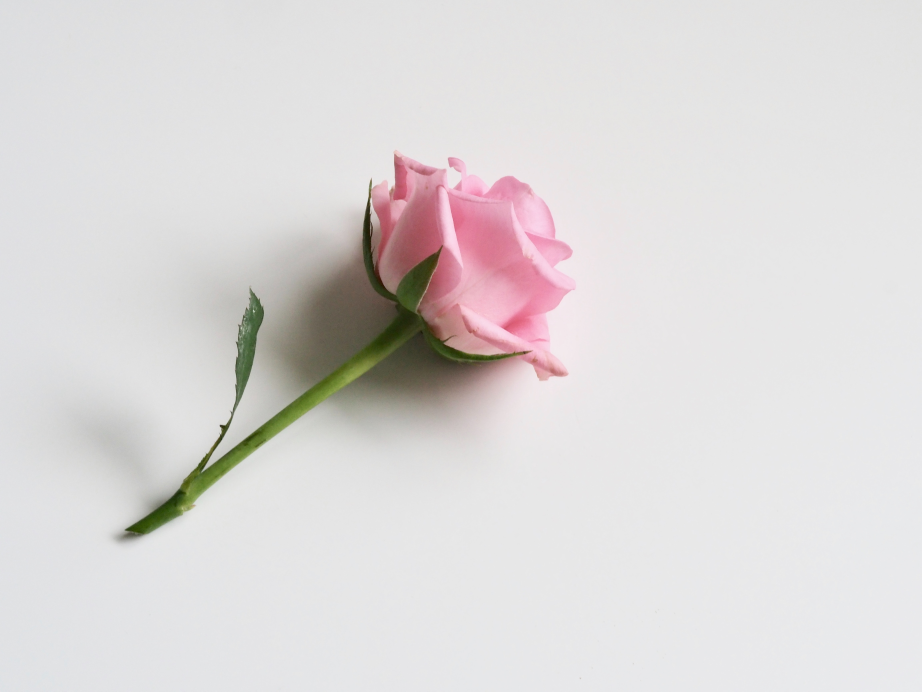
#> input picture computer-vision/images/rose.jpg, 4608 x 3456 px (shown at 1/5 size)
$ jupyter execute --allow-errors modern_ciphers.ipynb
#> lines starting #> are read from the running program, lines starting #| are printed output that depends on the picture
### cyber-security/module/stream_cipher.py
from random import Random
from secrets import randbelow
""" For illustration purposes, we simply use the random package with a fixed seed to simulate a bitstream """
""" However, for secure implementation, one should use a cryptographically secure generator instead """
class StreamCipher:
    def __init__(self, seed):
        self.key = seed

    def __repr__(self):
        return f'StreamCipher(key={self.key})'

    def encrypt(self, message_bytes, iv=None):
        if iv is None:
            iv = randbelow(1000_000)

        keystream_generator = Random(self.key ^ iv)
        random_bytes = keystream_generator.randbytes(len(message_bytes))
        cipher_bytes = bytes(message_byte ^ random_byte for message_byte, random_byte in zip(message_bytes, random_bytes))
        return iv, cipher_bytes

    def decrypt(self, message):
        iv, ciphertext = message

        return self.encrypt(ciphertext, iv)

### cyber-security/modern_ciphers.ipynb
[cell 1]
import sys
sys.path.append('..')

import importlib
#> (the rest of this cell did not finish here and is left out)

## Formal Definition of Cryptosystems
A cryptosystem consists of:
* $K$: set of all keys
* $M$: set of all plaintexts
* $C$: set of all ciphertexts
* $G$: key generation algorithm that generates a key $k \in K$
* $E$: encryption algorithm that maps a plaintext to a ciphertext, given a key $M, K \rightarrow C$
* $D$: decryption algorithm that maps a ciphertext to a plaintext, given a key $C, K \rightarrow M$

### Requirements
* Correctness: For any $m\in M, D_k(E_k(m))  = m$
* Efficiency: $G,E,D$ are performed "relatively fast", usually polynomial time
* Security: Refer to section below

#### Security
**Perfect secrecy/security** (informally) means that a attacker with any possible **prior knowledge of the plaintext**, and **unlimited computational power** cannot obtain **no additional information** of the plaintext from the ciphertext.

Practically, this means that the key must be at most as long as the message itself.

Thus, achieving perfect secrecy is impractical.

Therefore, in the case of most modern cryptosystems, we relax our requirements and aim to achieve **computational secrecy/security** instead.

**Computational secrecy/security** (informally) means that a attacker with any possible **prior knowledge of the plaintext**, and **bounded computational resources** will only obtain **additional information** of the plaintext from the ciphertext **with a tiny probability**.

* Failing with tiny probability:
    * Usually in the $2^{-60}$ range
    * Considered negligible in practice
* Bounded computational resources:
    * If we assume that the attacker has a super computer that runs $2^{80}$ instructions per year
    * And it takes 1 computational instruction to check 1 key
    * Then an attacker with a super computer since the Big Bang would have checked $2^{122}$ keys in total
    * Contrast this against the key space of at least $2^{128}$ for modern ciphers

Using the above, we can quantify the security of a system by the length of the key.

For example, a cipher with key size of $64$ bits is more secure than a cipher with $32$ bits.

However, it is to note that the "effective key size" may be different from the "actual key size".
For example, 2048-bit RSA has a known attack that takes roughly $2^{112}$ searches to crack.
Thus, the key strength is $112$ bits, despite having $2048$ bits for its key.

# Modern Ciphers
Since modern ciphers are meant to be used with any data (unlike classical ciphers that are used for text), the input, output and key of the ciphers are usually bits instead of characters.
However, the concepts are still the same.

## Stream Ciphers
Stream cipher work similarly to one time pad, but instead of giving it a bitstream, we use a key to generate a bitstream instead.
This random bitstream is termed the **keystream**.
Note that our keystream generator needs to be designed to produce cryptographically secure psuedo random sequences, to prevent attackers from being able to predict the next sequence of bits from previous bits.
 (recall one time pads)
With this setup, we only need a short key to initialize our cipher, instead of needed a bitstream that is the same length as the message.

### Examples
* RC4 (can be broken)
* A5/1 (vulnerable)

### Initial Value <span id = "iv"/>
Because most generators have a limited number of bits they can churn out before the pattern repeats (around $2^{20}$), we cannot use the same bitstream for long periods once again.

To combat this, the stream cipher takes an **Initial Value** (IV), on top of its key to generate the keystream.
Then, to encrypt the message, we choose a random IV to randomize the keystream.
Lastly, we tag on the IV as **clear text** before the ciphertext.

For decryption, the receiver simply initializes their cipher with the pre-negotiated key and the IV from the ciphertext.
Then simply use the keystream to decode the ciphertext.

We require an IV on top of a key so that we can reuse our mechanism of generating keystreams without using the introducing vulnerabilities by using same keystream for different messages.

For illustration purposes, we simply use the random package with a fixed seed to simulate a bitstream.
However, for secure implementation, one should use a cryptographically secure generator instead

[cell 2]
from module.stream_cipher import StreamCipher
#> (the rest of this cell did not finish here and is left out)

[cell 3]
seed = 42
plaintext = b'richard of yolk gain battle in vain'
stream_cipher = StreamCipher(seed)

print(stream_cipher)
print()
print("Plaintext:".ljust(35), plaintext)
ciphertext = stream_cipher.encrypt(plaintext)

print("Ciphertext/Encrypted plaintext:".ljust(35),ciphertext)

decrypted_ciphertext = stream_cipher.decrypt(ciphertext)
print("Decrypted ciphertext:".ljust(35), decrypted_ciphertext)

#### Purpose of IV
Suppose that we have plaintext messages $M_1, M_2$ that are encrypted to ciphertext $C_1, C_2$ using the same key.
Because there is no IV, the bitstream $B$ used to encrypt the two plaintext is the same.

Suppose that the attacker has access to $C_1$ and $C_2$.
If they compute $C_1 \oplus C_2$, what they will get is

$$
C_1 \oplus C_2 = (M_1 \oplus B) \oplus (M_2 \oplus B)
= (M_1 \oplus M_2)
$$

Thus, the attacker managed to get the XOR of the two messages.
From the surface, it does not seem like it leaks any useful information about the messages themselves.
However, it definitely does, and it becomes apparent when we consider the following.

[cell 4]
import numpy as np
from PIL import Image
import matplotlib.pyplot as plt

[cell 5]
rose_image = Image.open('../computer-vision/images/rose.jpg')
#> rose_image is the input picture: PIL image 4608x3456 RGB; mean R, G, B 220.2, 216.7, 216.5
rose_image = rose_image.convert('L').resize((300, 300))
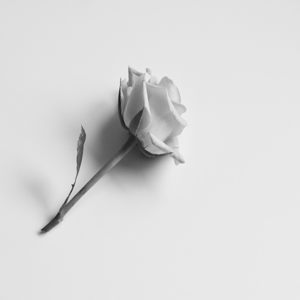
#> rose_image: PIL image 300x300 L; min 24, max 238, mean 217.7
rose_image = np.array(rose_image)

words_image = Image.open('../computer-vision/images/words.jpg')
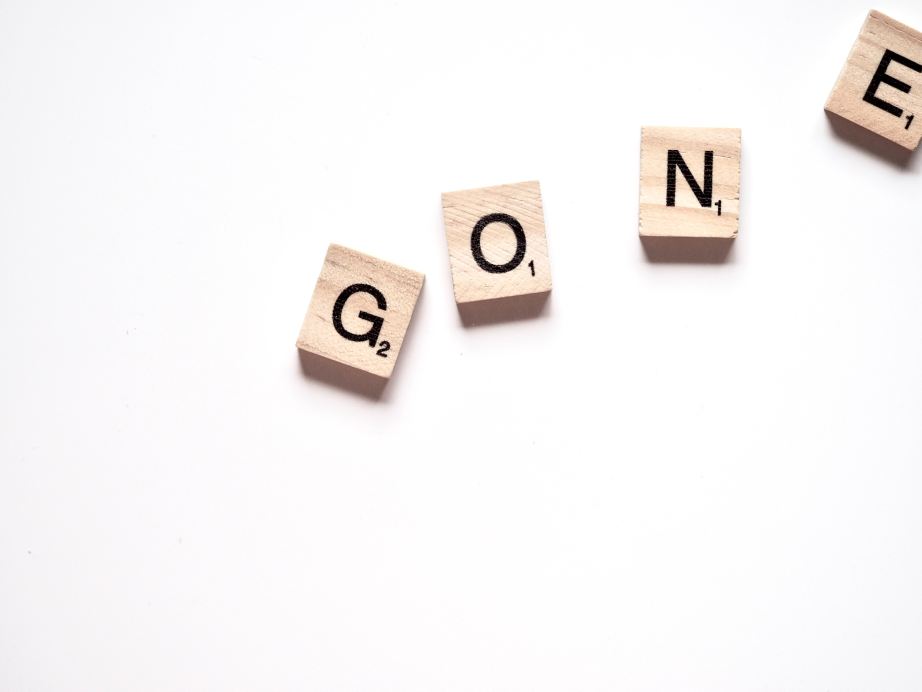
#> input picture computer-vision/images/words.jpg, 4608 x 3456 px (shown at 1/5 size)
#> words_image is the input picture: PIL image 4608x3456 RGB; mean R, G, B 247.2, 244.5, 243.9
words_image = words_image.convert('L').resize((300, 300))
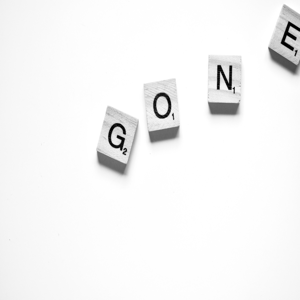
#> words_image: PIL image 300x300 L; min 0, max 255, mean 245.3
words_image = np.array(words_image)

seed = 42
stream_cipher = StreamCipher(seed)

#> (a cell that did not finish here is left out)

Photo by Jess Bailey Designs from Pexels

In this case, our plaintexts are two images.

[cell 7]
rose_bytes = rose_image.tobytes()
words_bytes = words_image.tobytes()

iv = 0
## Encrypt using same IV
_, rose_encrypted_bytes = stream_cipher.encrypt(rose_bytes, iv=iv)
_, words_encrypted_bytes = stream_cipher.encrypt(words_bytes, iv=iv)

rose_encrypted_image = np.ndarray((300, 300), np.uint8, rose_encrypted_bytes)
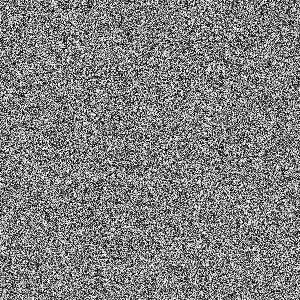
#> rose_encrypted_image: shape (300, 300); min 0, max 255, mean 127.6
words_encrypted_image = np.ndarray((300, 300), np.uint8, words_encrypted_bytes)
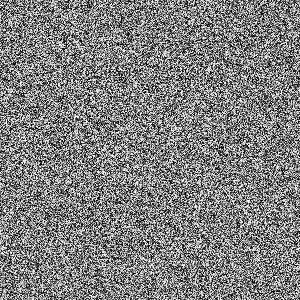
#> words_encrypted_image: shape (300, 300); min 0, max 255, mean 127.7

#> (the rest of this cell did not finish here and is left out)

As we can see, the individual ciphertext shows no (observable) information about the plaintext.

[cell 8]
xor_bytes = bytes(b1 ^ b2 for b1, b2 in zip(rose_encrypted_bytes, words_encrypted_bytes))
xor_image = np.ndarray((300, 300), np.uint8, xor_bytes)
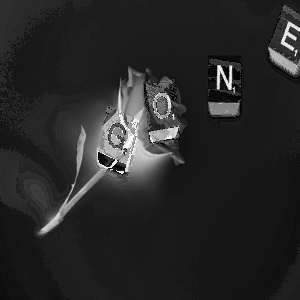
#> xor_image: shape (300, 300); min 0, max 255, mean 39.2

#> (the rest of this cell did not finish here and is left out)

As we can see, despite the result being a amalgamation of the two images, we can still make out parts of each image, thus leaking information about the plaintext.

Hence, we use an IV to prevents (more accurately, reduce the likelihood) that the same keystream is used.

[cell 9]
rose_bytes = rose_image.tobytes()
words_bytes = words_image.tobytes()

## Encrypt using random IV
_, rose_encrypted_bytes = stream_cipher.encrypt(rose_bytes)
_, words_encrypted_bytes = stream_cipher.encrypt(words_bytes)

rose_encrypted_image = np.ndarray((300, 300), np.uint8, rose_encrypted_bytes)
#> (the rest of the program and of its run is left out)
